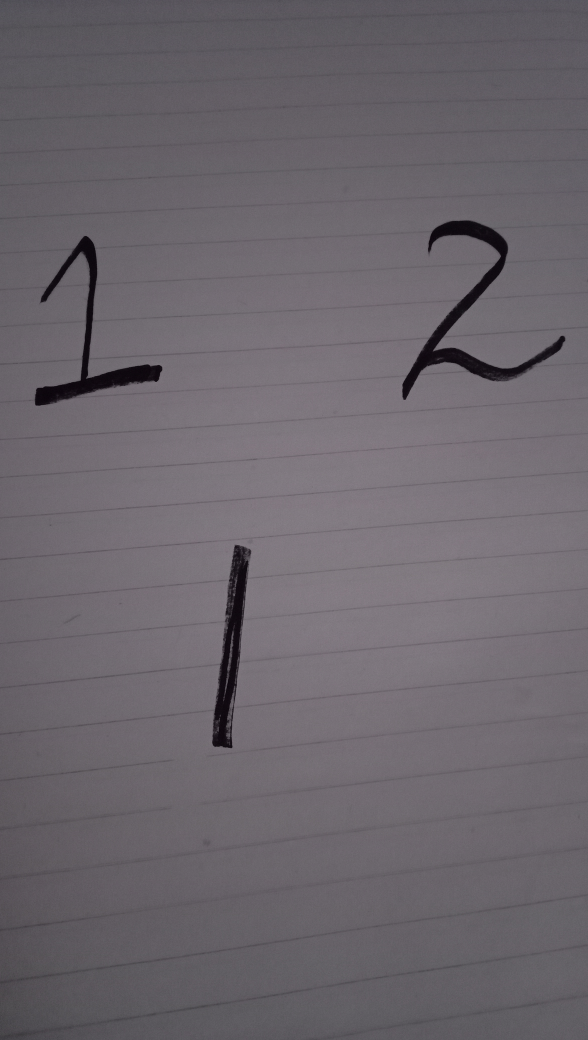
#> input picture digit3.jpg, 2352 x 4160 px, found by its file name (shown at 1/4 size)
$ jupyter execute --allow-errors digits_detection.ipynb
#> lines starting #> are read from the running program, lines starting #| are printed output that depends on the picture; after the words box and inside, x2 and y2 are one past the last pixel; in counts of white or black regions, pixels touching at a corner belong together
[cell 1]
# TensorFlow and tf.keras
import tensorflow as tf
from tensorflow import keras
from keras.datasets import mnist

# Helper libraries
import numpy as np
import matplotlib.pyplot as plt
from matplotlib import pyplot
print(tf.__version__)

[cell 2]
from sklearn.externals import joblib
#> (the rest of this cell did not finish here and is left out)

# **Digits detection**

[cell 3]
import cv2
from google.colab.patches import cv2_imshow


im = cv2.imread("/content/digit3.jpg", cv2.IMREAD_UNCHANGED)
#> im is the input picture: shape (4160, 2352, 3); mean B, G, R 108.1, 101.5, 107
im = cv2.resize(im, (360, 360), interpolation = cv2.INTER_AREA)
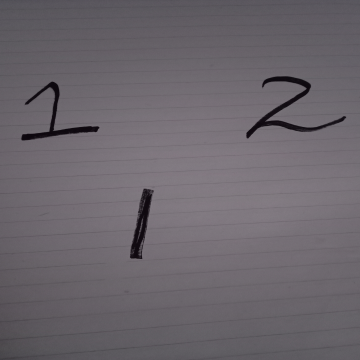
#> im: shape (360, 360, 3); mean B, G, R 108.1, 101.5, 107

# Convert to grayscale and apply Gaussian filtering
im_gray = cv2.cvtColor(im, cv2.COLOR_BGR2GRAY)
im_gray = cv2.GaussianBlur(im_gray, (7, 7), 2)

# Threshold the image
ret, im_th = cv2.threshold(im_gray, 65, 255, cv2.THRESH_BINARY_INV)
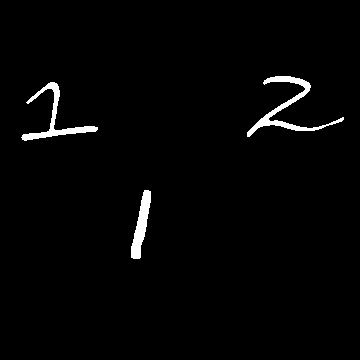
#> im_th: shape (360, 360); 1.9% white; 3 white regions

# Find contours in the image
ctrs, hier = cv2.findContours(im_th.copy(), cv2.RETR_EXTERNAL, cv2.CHAIN_APPROX_SIMPLE)
#> ctrs = 3 contours; box (x1, y1, x2, y2) and area: (247, 76, 344, 137) 798, (21, 82, 98, 141) 667, (131, 190, 151, 259) 587

# Get rectangles contains each contour
rects = [cv2.boundingRect(ctr) for ctr in ctrs]
#> rects = [(131, 190, 20, 69), (21, 82, 77, 59), (247, 76, 97, 61)]

# For each rectangular region, calculate HOG features and predict
# the digit using Linear SVM.
for rect in rects:
    # Draw the rectangles
    cv2.rectangle(im, (rect[0], rect[1]), (rect[0] + rect[2], rect[1] + rect[3]), (0, 255, 0), 3)
#> this loop made 3 passes
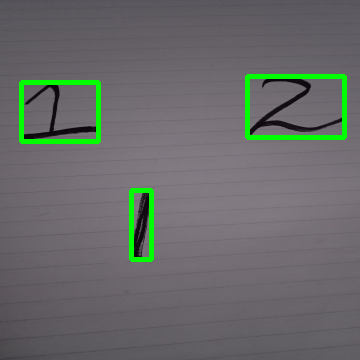
#> im: shape (360, 360, 3); 2.93% of pixels changed, all inside (x1, y1, x2, y2) = (19, 74, 347, 262)
    # Make the rectangular region around the digit

cv2_imshow(im)

$ run again, with digit2.jpg copied over digit3.jpg
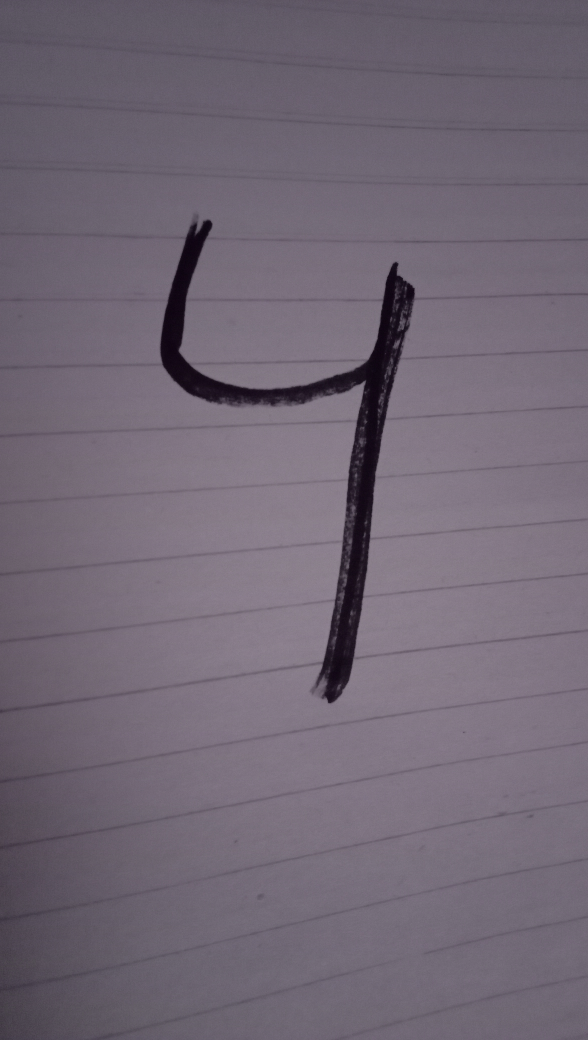
#> input picture digit2.jpg, 2352 x 4160 px, found by its file name (shown at 1/4 size)
#> im is the input picture: shape (4160, 2352, 3); mean B, G, R 116.6, 103.3, 112.9
#> `ret, im_th = cv2.threshold(im_gray, 65, 255, cv2.THRESH_BINARY_INV)`:
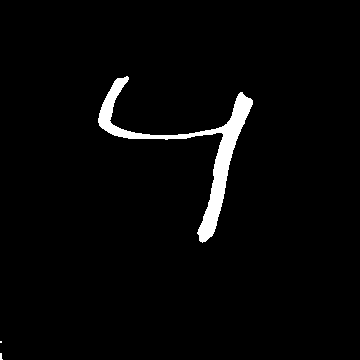
#> im_th: shape (360, 360); 2.7% white; 3 white regions (2 under 20 px)
#> ctrs = 3 contours, 2 with area under 20; largest, box (x1, y1, x2, y2) and area: (98, 76, 253, 243) 3196
#> rects = [(0, 353, 3, 7), (0, 341, 2, 2), (98, 76, 155, 167)]
#> the loop `for rect in rects:` made 3 passes
#> after the loop `for rect in rects:`:
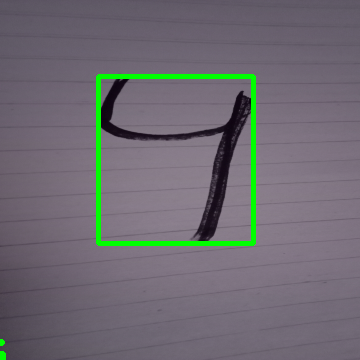
#> im: shape (360, 360, 3); mean B, G, R 113.4, 107, 109.8
